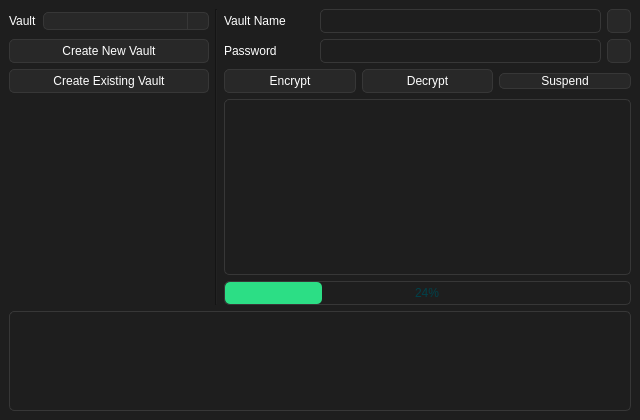
<?xml version="1.0" encoding="UTF-8"?>
<ui version="4.0">
 <class>MainWindow</class>
 <widget class="QMainWindow" name="MainWindow">
  <property name="geometry">
   <rect>
    <x>0</x>
    <y>0</y>
    <width>640</width>
    <height>420</height>
   </rect>
  </property>
  <property name="minimumSize">
   <size>
    <width>640</width>
    <height>420</height>
   </size>
  </property>
  <property name="windowTitle">
   <string>MainWindow</string>
  </property>
  <property name="styleSheet">
   <string notr="true">QWidget{
	
	font: 100 11pt &quot;Noto Sans&quot;;
	color: rgb(255, 255, 255);
	background-color: rgb(30, 30, 30);
}


QProgressBar{
 	border: 1px solid rgb(55, 55, 55);
	border-radius: 5px;
	padding-left: 0px;
	color: rgb(0, 65, 74);
	text-align: center;
}
QProgressBar::chunk{
	border-radius: 5px;
 	background-color: rgb(44, 222, 133);
}

QLabel{
border: 0px;
/*padding-left: 0px;
padding-right: 1px;*/
}

QTextEdit{
border: 1px solid rgb(55, 55, 55);
border-radius: 5px;
}

QLineEdit{
	border: 1px solid rgb(55, 55, 55);
	border-radius: 5px;
}

QListView{
	border: 1px solid rgb(55, 55, 55);
	border-radius: 5px;
	font: 9pt;
	gridline-color: rgb(0, 0, 0);
}


QComboBox{
	background-color: rgb(40, 40, 40);
	border: 1px solid rgb(55, 55, 55);
	border-radius: 5px;
	padding-left: 3px;
}
QComboBox::drop-down {
    width: 20px;
    border-left: 1px solid rgb(55, 55, 55);
    border-top-right-radius: 5px; 
    border-bottom-right-radius: 5px;
}
QComboBox::down-arrow {
    image: url(:/icons/arrow_down.png);
}


QPushButton{
	border: 1px solid rgb(55, 55, 55);
	border-radius: 5px;
	background-color: rgb(40, 40, 40);
}
QPushButton:pressed{
	background-color: rgb(30, 30, 30);
}


QCheckBox{
	border: 1px solid rgb(55, 55, 55);
	border-radius: 5px;
}
QCheckBox::indicator{
	margin-left: 2px;
	margin-right: -2px;
}
QCheckBox::indicator:unchecked{
	border: 1px solid rgb(0, 0, 0);
	background-color: rgb(200, 40 ,40);
}
QCheckBox::indicator:checked{
	border: 1px solid rgb(0, 0, 0);
	background-color: rgb(40, 200 ,40);
}

</string>
  </property>
  <widget class="QWidget" name="centralwidget">
   <layout class="QGridLayout" name="gridLayout">
    <item row="1" column="0" colspan="3">
     <layout class="QGridLayout" name="layout_output">
      <item row="0" column="0">
       <widget class="QTextEdit" name="outputTerminal_textEdit">
        <property name="sizePolicy">
         <sizepolicy hsizetype="Expanding" vsizetype="Fixed">
          <horstretch>0</horstretch>
          <verstretch>0</verstretch>
         </sizepolicy>
        </property>
        <property name="maximumSize">
         <size>
          <width>16777215</width>
          <height>100</height>
         </size>
        </property>
       </widget>
      </item>
     </layout>
    </item>
    <item row="0" column="0">
     <layout class="QGridLayout" name="layout_vault">
      <item row="0" column="0">
       <layout class="QHBoxLayout" name="horizontalLayout">
        <item>
         <widget class="QLabel" name="vault_select_label">
          <property name="sizePolicy">
           <sizepolicy hsizetype="Fixed" vsizetype="Fixed">
            <horstretch>0</horstretch>
            <verstretch>0</verstretch>
           </sizepolicy>
          </property>
          <property name="minimumSize">
           <size>
            <width>0</width>
            <height>24</height>
           </size>
          </property>
          <property name="maximumSize">
           <size>
            <width>16777215</width>
            <height>24</height>
           </size>
          </property>
          <property name="text">
           <string>Vault</string>
          </property>
         </widget>
        </item>
        <item>
         <widget class="QComboBox" name="vault_select_comboBox"/>
        </item>
       </layout>
      </item>
      <item row="1" column="0">
       <widget class="QPushButton" name="vault_createNew_button">
        <property name="minimumSize">
         <size>
          <width>0</width>
          <height>24</height>
         </size>
        </property>
        <property name="maximumSize">
         <size>
          <width>16777215</width>
          <height>24</height>
         </size>
        </property>
        <property name="text">
         <string>Create New Vault</string>
        </property>
       </widget>
      </item>
      <item row="2" column="0">
       <widget class="QPushButton" name="vault_createExisting_button">
        <property name="minimumSize">
         <size>
          <width>200</width>
          <height>24</height>
         </size>
        </property>
        <property name="maximumSize">
         <size>
          <width>16777215</width>
          <height>24</height>
         </size>
        </property>
        <property name="text">
         <string>Create Existing Vault</string>
        </property>
       </widget>
      </item>
      <item row="3" column="0">
       <spacer name="verticalSpacer_2">
        <property name="orientation">
         <enum>Qt::Orientation::Vertical</enum>
        </property>
        <property name="sizeHint" stdset="0">
         <size>
          <width>20</width>
          <height>40</height>
         </size>
        </property>
       </spacer>
      </item>
     </layout>
    </item>
    <item row="0" column="1">
     <widget class="Line" name="line">
      <property name="orientation">
       <enum>Qt::Orientation::Vertical</enum>
      </property>
     </widget>
    </item>
    <item row="0" column="2">
     <widget class="QStackedWidget" name="stackedWidget">
      <property name="currentIndex">
       <number>0</number>
      </property>
      <widget class="QWidget" name="page_crypto">
       <layout class="QGridLayout" name="gridLayout_2">
        <property name="leftMargin">
         <number>0</number>
        </property>
        <property name="topMargin">
         <number>0</number>
        </property>
        <property name="rightMargin">
         <number>0</number>
        </property>
        <property name="bottomMargin">
         <number>0</number>
        </property>
        <item row="3" column="0">
         <layout class="QGridLayout" name="gridLayout_3">
          <item row="0" column="0">
           <layout class="QHBoxLayout" name="horizontalLayout_5">
            <item>
             <widget class="QLabel" name="vault_edit_label">
              <property name="sizePolicy">
               <sizepolicy hsizetype="Fixed" vsizetype="Preferred">
                <horstretch>0</horstretch>
                <verstretch>0</verstretch>
               </sizepolicy>
              </property>
              <property name="minimumSize">
               <size>
                <width>90</width>
                <height>24</height>
               </size>
              </property>
              <property name="maximumSize">
               <size>
                <width>90</width>
                <height>24</height>
               </size>
              </property>
              <property name="text">
               <string>Vault Name</string>
              </property>
             </widget>
            </item>
            <item>
             <widget class="QLineEdit" name="vault_edit_lineEdit">
              <property name="sizePolicy">
               <sizepolicy hsizetype="Expanding" vsizetype="Fixed">
                <horstretch>0</horstretch>
                <verstretch>24</verstretch>
               </sizepolicy>
              </property>
              <property name="minimumSize">
               <size>
                <width>0</width>
                <height>24</height>
               </size>
              </property>
             </widget>
            </item>
            <item>
             <widget class="QPushButton" name="vault_edit_save_button">
              <property name="sizePolicy">
               <sizepolicy hsizetype="Fixed" vsizetype="Fixed">
                <horstretch>0</horstretch>
                <verstretch>0</verstretch>
               </sizepolicy>
              </property>
              <property name="minimumSize">
               <size>
                <width>24</width>
                <height>24</height>
               </size>
              </property>
              <property name="maximumSize">
               <size>
                <width>24</width>
                <height>24</height>
               </size>
              </property>
              <property name="text">
               <string/>
              </property>
              <property name="icon">
               <iconset resource="../asset/resource.qrc">
                <normaloff>:/icons/save.png</normaloff>:/icons/save.png</iconset>
              </property>
             </widget>
            </item>
           </layout>
          </item>
          <item row="1" column="0">
           <layout class="QHBoxLayout" name="horizontalLayout_6">
            <item>
             <widget class="QLabel" name="password_edit_label">
              <property name="sizePolicy">
               <sizepolicy hsizetype="Fixed" vsizetype="Preferred">
                <horstretch>80</horstretch>
                <verstretch>0</verstretch>
               </sizepolicy>
              </property>
              <property name="minimumSize">
               <size>
                <width>90</width>
                <height>24</height>
               </size>
              </property>
              <property name="maximumSize">
               <size>
                <width>90</width>
                <height>24</height>
               </size>
              </property>
              <property name="text">
               <string>Password</string>
              </property>
             </widget>
            </item>
            <item>
             <widget class="QLineEdit" name="password_edit_lineedit">
              <property name="sizePolicy">
               <sizepolicy hsizetype="Expanding" vsizetype="Fixed">
                <horstretch>0</horstretch>
                <verstretch>24</verstretch>
               </sizepolicy>
              </property>
              <property name="minimumSize">
               <size>
                <width>0</width>
                <height>24</height>
               </size>
              </property>
             </widget>
            </item>
            <item>
             <widget class="QPushButton" name="password_visible_button">
              <property name="sizePolicy">
               <sizepolicy hsizetype="Fixed" vsizetype="Fixed">
                <horstretch>0</horstretch>
                <verstretch>0</verstretch>
               </sizepolicy>
              </property>
              <property name="minimumSize">
               <size>
                <width>24</width>
                <height>24</height>
               </size>
              </property>
              <property name="maximumSize">
               <size>
                <width>24</width>
                <height>24</height>
               </size>
              </property>
              <property name="text">
               <string/>
              </property>
              <property name="icon">
               <iconset resource="../asset/resource.qrc">
                <normaloff>:/icons/visibility_off.png</normaloff>
                <normalon>:/icons/visibility_on.png</normalon>:/icons/visibility_off.png</iconset>
              </property>
             </widget>
            </item>
           </layout>
          </item>
          <item row="3" column="0">
           <layout class="QHBoxLayout" name="horizontalLayout_7">
            <item>
             <widget class="QPushButton" name="crypto_encrypt_button">
              <property name="sizePolicy">
               <sizepolicy hsizetype="Minimum" vsizetype="Fixed">
                <horstretch>0</horstretch>
                <verstretch>24</verstretch>
               </sizepolicy>
              </property>
              <property name="minimumSize">
               <size>
                <width>0</width>
                <height>24</height>
               </size>
              </property>
              <property name="text">
               <string>Encrypt</string>
              </property>
              <property name="icon">
               <iconset resource="../asset/resource.qrc">
                <normaloff>:/icons/lock.png</normaloff>:/icons/lock.png</iconset>
              </property>
             </widget>
            </item>
            <item>
             <widget class="QPushButton" name="crypto_decrypt_button">
              <property name="minimumSize">
               <size>
                <width>0</width>
                <height>24</height>
               </size>
              </property>
              <property name="maximumSize">
               <size>
                <width>16777215</width>
                <height>24</height>
               </size>
              </property>
              <property name="text">
               <string>Decrypt</string>
              </property>
              <property name="icon">
               <iconset resource="../asset/resource.qrc">
                <normaloff>:/icons/unlock.png</normaloff>:/icons/unlock.png</iconset>
              </property>
             </widget>
            </item>
            <item>
             <widget class="QPushButton" name="crypto_suspend_button">
              <property name="text">
               <string>Suspend</string>
              </property>
              <property name="icon">
               <iconset resource="../asset/resource.qrc">
                <normaloff>:/icons/close.png</normaloff>:/icons/close.png</iconset>
              </property>
             </widget>
            </item>
           </layout>
          </item>
          <item row="5" column="0">
           <widget class="QProgressBar" name="progressBar">
            <property name="sizePolicy">
             <sizepolicy hsizetype="Expanding" vsizetype="Fixed">
              <horstretch>0</horstretch>
              <verstretch>0</verstretch>
             </sizepolicy>
            </property>
            <property name="minimumSize">
             <size>
              <width>0</width>
              <height>24</height>
             </size>
            </property>
            <property name="maximumSize">
             <size>
              <width>16777215</width>
              <height>24</height>
             </size>
            </property>
            <property name="value">
             <number>24</number>
            </property>
           </widget>
          </item>
          <item row="4" column="0">
           <widget class="QListWidget" name="fileViewer_list">
            <property name="sizePolicy">
             <sizepolicy hsizetype="MinimumExpanding" vsizetype="MinimumExpanding">
              <horstretch>0</horstretch>
              <verstretch>0</verstretch>
             </sizepolicy>
            </property>
            <property name="minimumSize">
             <size>
              <width>400</width>
              <height>100</height>
             </size>
            </property>
           </widget>
          </item>
         </layout>
        </item>
       </layout>
      </widget>
      <widget class="QWidget" name="page_newVault">
       <layout class="QGridLayout" name="gridLayout_5">
        <property name="leftMargin">
         <number>0</number>
        </property>
        <property name="topMargin">
         <number>0</number>
        </property>
        <property name="rightMargin">
         <number>0</number>
        </property>
        <property name="bottomMargin">
         <number>0</number>
        </property>
        <item row="0" column="0">
         <layout class="QGridLayout" name="gridLayout_4">
          <item row="6" column="0">
           <layout class="QHBoxLayout" name="horizontalLayout_8">
            <item>
             <widget class="QLabel" name="vault_new_password_label">
              <property name="text">
               <string>Password</string>
              </property>
             </widget>
            </item>
            <item>
             <widget class="QLineEdit" name="vault_new_password_lineEdit"/>
            </item>
            <item>
             <widget class="QPushButton" name="vault_new_password_visible_button">
              <property name="sizePolicy">
               <sizepolicy hsizetype="Fixed" vsizetype="Fixed">
                <horstretch>0</horstretch>
                <verstretch>0</verstretch>
               </sizepolicy>
              </property>
              <property name="minimumSize">
               <size>
                <width>24</width>
                <height>24</height>
               </size>
              </property>
              <property name="maximumSize">
               <size>
                <width>24</width>
                <height>24</height>
               </size>
              </property>
              <property name="text">
               <string/>
              </property>
              <property name="icon">
               <iconset resource="../asset/resource.qrc">
                <normaloff>:/icons/visibility_off.png</normaloff>
                <normalon>:/icons/visibility_on.png</normalon>:/icons/visibility_off.png</iconset>
              </property>
             </widget>
            </item>
           </layout>
          </item>
          <item row="9" column="0">
           <spacer name="verticalSpacer">
            <property name="orientation">
             <enum>Qt::Orientation::Vertical</enum>
            </property>
            <property name="sizeHint" stdset="0">
             <size>
              <width>20</width>
              <height>40</height>
             </size>
            </property>
           </spacer>
          </item>
          <item row="0" column="0">
           <layout class="QHBoxLayout" name="horizontalLayout_3">
            <item>
             <widget class="QLabel" name="vault_new_label">
              <property name="text">
               <string>Path</string>
              </property>
             </widget>
            </item>
            <item>
             <widget class="QLabel" name="vault_new_path_label">
              <property name="text">
               <string>C:Users\Nothing\sadf</string>
              </property>
             </widget>
            </item>
            <item>
             <widget class="QPushButton" name="vault_new_openFolder_button">
              <property name="sizePolicy">
               <sizepolicy hsizetype="Fixed" vsizetype="Fixed">
                <horstretch>0</horstretch>
                <verstretch>0</verstretch>
               </sizepolicy>
              </property>
              <property name="minimumSize">
               <size>
                <width>24</width>
                <height>24</height>
               </size>
              </property>
              <property name="maximumSize">
               <size>
                <width>24</width>
                <height>24</height>
               </size>
              </property>
              <property name="text">
               <string/>
              </property>
              <property name="icon">
               <iconset resource="../asset/resource.qrc">
                <normaloff>:/icons/folder_open.png</normaloff>:/icons/folder_open.png</iconset>
              </property>
             </widget>
            </item>
           </layout>
          </item>
          <item row="2" column="0">
           <layout class="QHBoxLayout" name="horizontalLayout_4">
            <item>
             <widget class="QLabel" name="vault_new_name_label">
              <property name="text">
               <string>Name</string>
              </property>
             </widget>
            </item>
            <item>
             <widget class="QLineEdit" name="vault_new_name_lineEdit"/>
            </item>
            <item>
             <spacer name="horizontalSpacer">
              <property name="orientation">
               <enum>Qt::Orientation::Horizontal</enum>
              </property>
              <property name="sizeType">
               <enum>QSizePolicy::Policy::Fixed</enum>
              </property>
              <property name="sizeHint" stdset="0">
               <size>
                <width>24</width>
                <height>20</height>
               </size>
              </property>
             </spacer>
            </item>
           </layout>
          </item>
          <item row="7" column="0">
           <layout class="QHBoxLayout" name="horizontalLayout_9">
            <item>
             <widget class="QLabel" name="vault_new_password_confirm_label">
              <property name="text">
               <string>Confirm pw</string>
              </property>
             </widget>
            </item>
            <item>
             <widget class="QLineEdit" name="vault_new_password_confirm_lineEdit"/>
            </item>
            <item>
             <widget class="QPushButton" name="vault_new_password_confirm_visible_button">
              <property name="sizePolicy">
               <sizepolicy hsizetype="Fixed" vsizetype="Fixed">
                <horstretch>0</horstretch>
                <verstretch>0</verstretch>
               </sizepolicy>
              </property>
              <property name="minimumSize">
               <size>
                <width>24</width>
                <height>24</height>
               </size>
              </property>
              <property name="maximumSize">
               <size>
                <width>24</width>
                <height>24</height>
               </size>
              </property>
              <property name="text">
               <string/>
              </property>
              <property name="icon">
               <iconset resource="../asset/resource.qrc">
                <normaloff>:/icons/visibility_off.png</normaloff>
                <normalon>:/icons/visibility_on.png</normalon>:/icons/visibility_off.png</iconset>
              </property>
             </widget>
            </item>
           </layout>
          </item>
          <item row="8" column="0">
           <widget class="QPushButton" name="vault_new_createVault_button">
            <property name="text">
             <string>Create Vault</string>
            </property>
           </widget>
          </item>
         </layout>
        </item>
       </layout>
      </widget>
     </widget>
    </item>
   </layout>
  </widget>
 </widget>
 <resources>
  <include location="../asset/resource.qrc"/>
 </resources>
 <connections/>
</ui>
